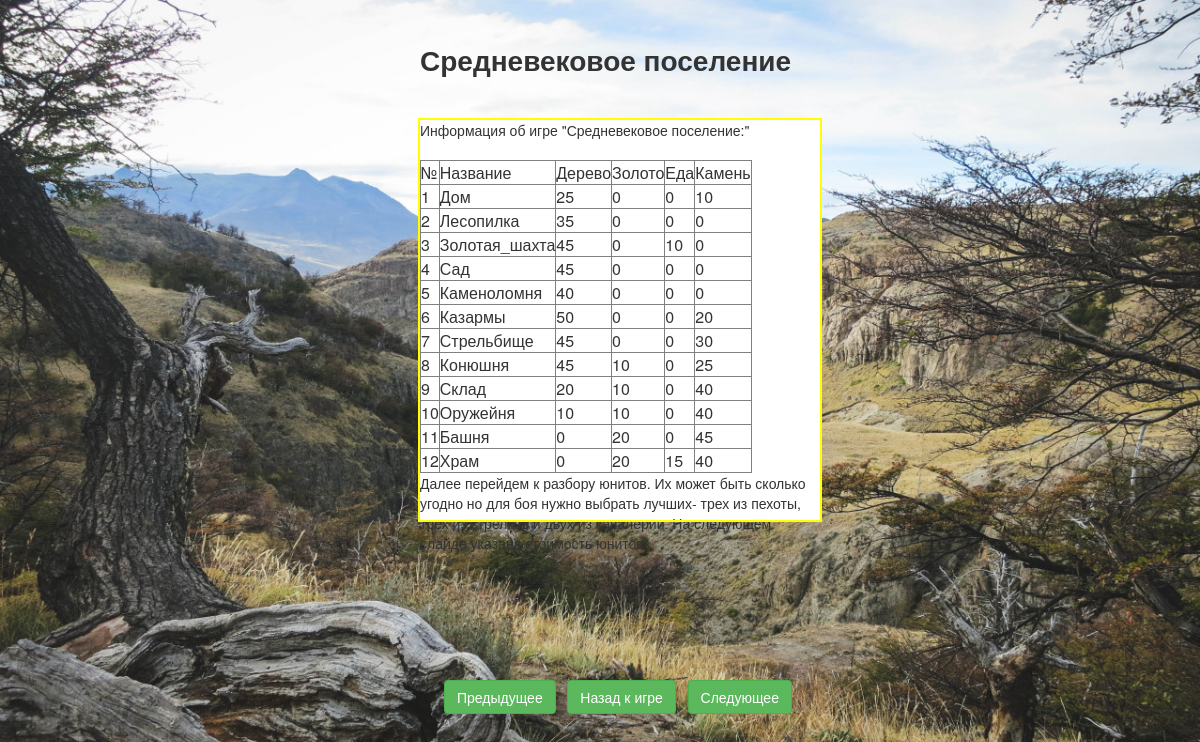
Screenshot of /info.php?page=2 with the database file from the repository.
### tables this page shows
CREATE TABLE IF NOT EXISTS `zdinfo` (
  `ID` int(10) NOT NULL AUTO_INCREMENT,
  `NAME` varchar(20) NOT NULL,
  `WOOD` int(10) NOT NULL,
  `GOLD` int(10) NOT NULL,
  `FOOD` int(10) NOT NULL,
  `STONE` int(10) NOT NULL,
  `DESCR` varchar(80) NOT NULL,
  `LIM` int(10) NOT NULL,
  PRIMARY KEY (`ID`)
);

### info.php (the view, shortened to what this page needs)
<html>
<head><title>Средневековое поселение</title></head>
<link rel="stylesheet" href="css/loginstyles.css">
<link rel="stylesheet" href="bootstrap-3.3.2-dist/css/bootstrap.min.css">
<body>
<div class="PanelGameName">
Средневековое поселение
</div>
<div class="PanelInfo">
<?php
$db = mysqli_connect("localhost","pma","","bg1");
mysqli_set_charset($db, 'utf8');
echo 'Информация об игре "Средневековое поселение:"';
echo '<br><br>';
if ($_GET['page']==2)
{
	$query = 'SELECT id,name,wood,gold,food,stone from zdinfo';
	$result = mysqli_query($db,$query);
	echo '<table border=1>';
	echo '<tr> <td>№</td> <td>Название</td> <td>Дерево</td> <td>Золото</td> <td>Еда</td> <td>Камень</td> </tr>';
	while ($line = mysqli_fetch_row($result))
	{
		echo '<tr>';
		for ($i=0;$i<6;$i++)
		{
			echo '<td>'.$line[$i].'</td>';
		}
		echo '</tr>';
	}
	echo '</table>';
	echo 'Далее перейдем к разбору юнитов. Их может быть сколько угодно но для боя нужно выбрать лучших- трех из пехоты, трех из стрелков и двух из кавалерии. На следующем слайде указана стоимость юнитов.';
}
?>
</div>
<div class="PanelNav">
<?php
$num = $_GET['page'];
if ($num==0)
	{ echo '<input type = button value = "Предыдущее" class="btn">'; }
else
{
	$s = "info.php?page=".($num-1);
	echo '<input type = button value = "Предыдущее" class="btn btn-success" onClick = javascript:document.location.href="'.$s.'">';
}
$s = 'game.php';
echo '<input type = button value = "Назад к игре" class="btn btn-success" onClick = javascript:document.location.href="'.$s.'">';
if ($num==5)
	{ echo '<input type = button value = "Следующее" class="btn">'; }
else
{
	$s = "info.php?page=".($num+1);
	echo '<input type = button value = "Следующее" class="btn btn-success" onClick = javascript:document.location.href="'.$s.'">';
}
?>
</div>
</body>
</html>

### css/loginstyles.css (style rules this page uses)
.PanelGameName { position: absolute; width: 400px; height:120px; top: 5%; left: 35%; font-weight: bold; font-size: 200%; }
.PanelInfo { position: absolute; width: 400px; height:400px; top: 15%; left: 35%; background: #FFFFFF; outline: 2px solid #FFFF00; }
.PanelNav { position: absolute; width: 400px; height:100px; top: 85%; left: 37%; }
body { background: url('../img/fon/1.jpg') 100% 100% no-repeat; background-size: cover; }

### rows the page displays
zdinfo: ID "1", NAME "Дом", WOOD "25", GOLD "0", FOOD "0", STONE "10"
zdinfo: ID "2", NAME "Лесопилка", WOOD "35", GOLD "0", FOOD "0", STONE "0"
zdinfo: ID "3", NAME "Золотая_шахта", WOOD "45", GOLD "0", FOOD "10", STONE "0"
zdinfo: ID "4", NAME "Сад", WOOD "45", GOLD "0", FOOD "0", STONE "0"
zdinfo: ID "5", NAME "Каменоломня", WOOD "40", GOLD "0", FOOD "0", STONE "0"
zdinfo: ID "6", NAME "Казармы", WOOD "50", GOLD "0", FOOD "0", STONE "20"
zdinfo: ID "7", NAME "Стрельбище", WOOD "45", GOLD "0", FOOD "0", STONE "30"
zdinfo: ID "8", NAME "Конюшня", WOOD "45", GOLD "10", FOOD "0", STONE "25"
zdinfo: ID "9", NAME "Склад", WOOD "20", GOLD "10", FOOD "0", STONE "40"
zdinfo: ID "10", NAME "Оружейня", WOOD "10", GOLD "10", FOOD "0", STONE "40"
zdinfo: ID "11", NAME "Башня", WOOD "0", GOLD "20", FOOD "0", STONE "45"
zdinfo: ID "12", NAME "Храм", WOOD "0", GOLD "20", FOOD "15", STONE "40"
